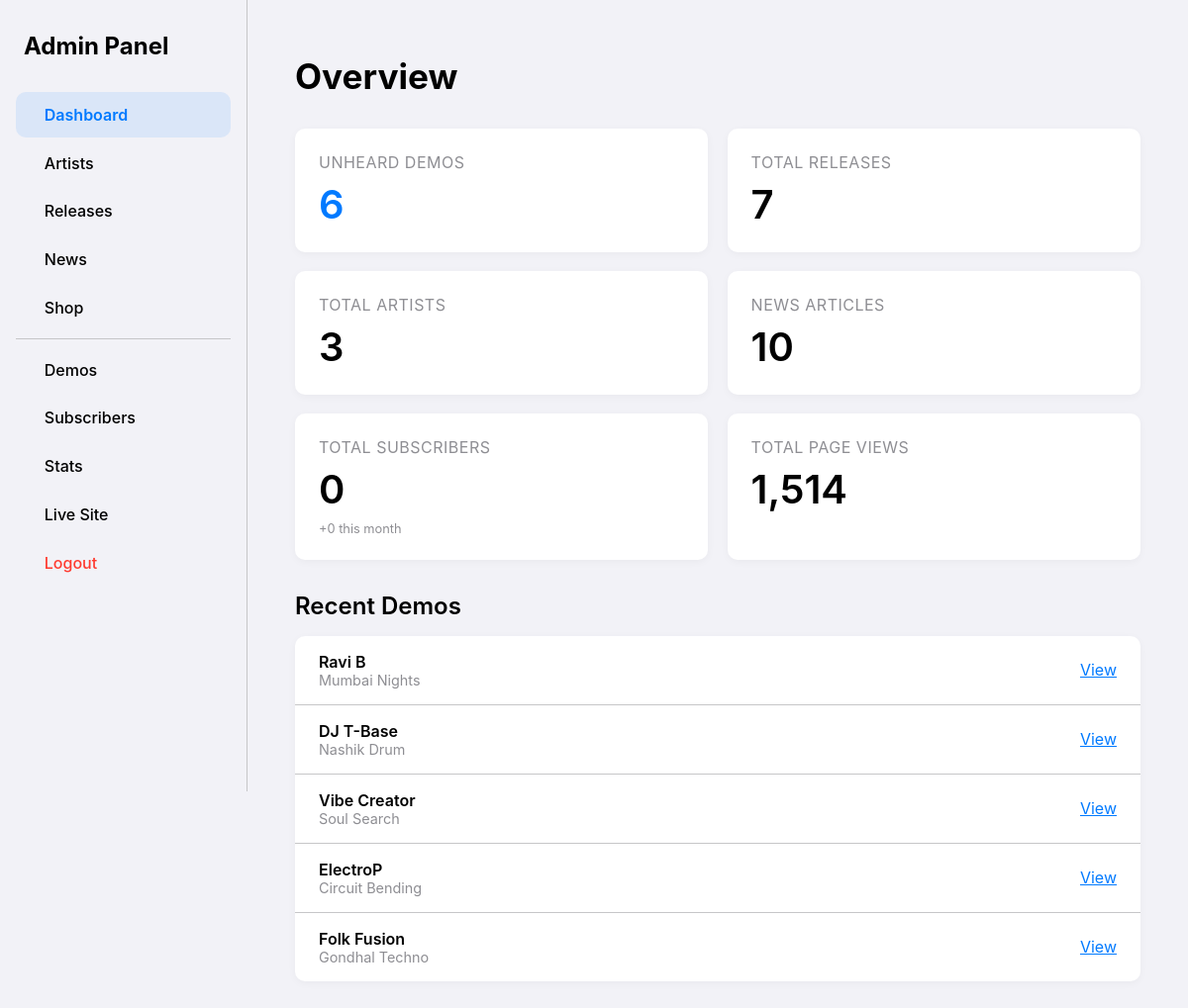
/admin/index.php (signed in), run on the app's committed database.
### tables this page shows
CREATE TABLE demos (
            id INTEGER PRIMARY KEY AUTOINCREMENT,
            artist_name TEXT NOT NULL,
            email TEXT NOT NULL,
            demo_url TEXT NOT NULL,
            track_name TEXT,
            instagram TEXT,
            phone TEXT,
            message TEXT,
            submitted_at DATETIME DEFAULT CURRENT_TIMESTAMP
        , rating INTEGER DEFAULT 0, status TEXT DEFAULT 'not_heard');

### admin/index.php (the view, shortened to what this page needs)
<?php
require_once '../backend/db.php';
$error = '';
$isLoggedIn = isset($_SESSION['user_id']);
?>
<!DOCTYPE html>
<html lang="en">
<head>
    <link rel="stylesheet" href="/admin/admin.css">
</head>
<body>
    <?php if (!$isLoggedIn): ?>
        <div style="display: flex; justify-content: center; align-items: center; height: 100vh;">
            <div class="card" style="width: 100%; max-width: 400px;">
                <h1 style="text-align: center; margin-bottom: 2rem;">Admin Login</h1>
                <?php if ($error): ?>
                    <div style="color: var(--ios-red); text-align: center; margin-bottom: 1rem;"><?php echo $error; ?></div>
                <?php endif; ?>
                <form method="POST">
                    <input type="text" name="username" placeholder="Username" required>
                    <input type="password" name="password" placeholder="Password" required>
                    <button type="submit" name="login" class="ios-btn" style="width: 100%;">Login</button>
                </form>
            </div>
        </div>
    <?php else: ?>
        <div class="admin-container">
            <nav class="sidebar">
                <div class="brand">
                    Admin Panel
                </div>
                <a href="?view=dashboard"
                    class="nav-item <?php echo (!isset($_GET['view']) || $_GET['view'] == 'dashboard') ? 'active' : ''; ?>">
                    <ion-icon name="grid-outline"></ion-icon> Dashboard
                </a>
                <a href="?view=artists" class="nav-item <?php echo ($_GET['view'] ?? '') == 'artists' ? 'active' : ''; ?>">
                    <ion-icon name="people-outline"></ion-icon> Artists
                </a>
                <a href="?view=releases"
                    class="nav-item <?php echo ($_GET['view'] ?? '') == 'releases' ? 'active' : ''; ?>">
                    <ion-icon name="musical-notes-outline"></ion-icon> Releases
                </a>
                <a href="?view=news" class="nav-item <?php echo ($_GET['view'] ?? '') == 'news' ? 'active' : ''; ?>">
                    <ion-icon name="newspaper-outline"></ion-icon> News
                </a>
                <a href="?view=merch" class="nav-item <?php echo ($_GET['view'] ?? '') == 'merch' ? 'active' : ''; ?>">
                    <ion-icon name="shirt-outline"></ion-icon> Shop
                </a>
                <div style="height: 1px; background: var(--ios-separator); margin: 0.5rem 0;"></div>
                <a href="?view=demos" class="nav-item <?php echo ($_GET['view'] ?? '') == 'demos' ? 'active' : ''; ?>">
                    <ion-icon name="headset-outline"></ion-icon> Demos
                </a>
                <a href="?view=subscribers"
                    class="nav-item <?php echo ($_GET['view'] ?? '') == 'subscribers' ? 'active' : ''; ?>">
                    <ion-icon name="mail-outline"></ion-icon> Subscribers
                </a>
                <a href="?view=stats" class="nav-item <?php echo ($_GET['view'] ?? '') == 'stats' ? 'active' : ''; ?>">
                    <ion-icon name="stats-chart-outline"></ion-icon> Stats
                </a>
                <a href="../index.php" target="_blank" class="nav-item">
                    <ion-icon name="home-outline"></ion-icon> Live Site
                </a>
                <a href="?logout=1" class="nav-item" style="color: var(--ios-red);">
                    <ion-icon name="log-out-outline"></ion-icon> Logout
                </a>
            </nav>
            <main class="main-content">
                <?php
                $view = $_GET['view'] ?? 'dashboard';
                if ($view === 'dashboard') {
                    $views = $pdo->query("SELECT COUNT(*) FROM page_views")->fetchColumn();
                    $unheard_demos = $pdo->query("SELECT COUNT(*) FROM demos WHERE status = 'not_heard'")->fetchColumn();
                    $total_releases = $pdo->query("SELECT COUNT(*) FROM releases")->fetchColumn();
                    $total_news = $pdo->query("SELECT COUNT(*) FROM news")->fetchColumn();
                    $total_artists = $pdo->query("SELECT COUNT(*) FROM artists")->fetchColumn();
                    $total_subscribers = $pdo->query("SELECT COUNT(*) FROM subscribers")->fetchColumn();
                    $this_month_subs = $pdo->query("SELECT COUNT(*) FROM subscribers WHERE strftime('%Y-%m', subscribed_at) = strftime('%Y-%m', 'now')")->fetchColumn();
                    $recent_demos = $pdo->query("SELECT * FROM demos ORDER BY submitted_at DESC LIMIT 5")->fetchAll();
                    ?>
                    <h1 style="margin-bottom: 2rem;">Overview</h1>
                    <div class="card-grid">
                        <div class="card">
                            <div class="card-title">Unheard Demos</div>
                            <div class="card-value" style="color: var(--ios-blue);"><?php echo number_format($unheard_demos); ?>
                            </div>
                        </div>
                        <div class="card">
                            <div class="card-title">Total Releases</div>
                            <div class="card-value"><?php echo number_format($total_releases); ?></div>
                        </div>
                        <div class="card">
                            <div class="card-title">Total Artists</div>
                            <div class="card-value"><?php echo number_format($total_artists); ?></div>
                        </div>
                        <div class="card">
                            <div class="card-title">News Articles</div>
                            <div class="card-value"><?php echo number_format($total_news); ?></div>
                        </div>
                        <div class="card">
                            <div class="card-title">Total Subscribers</div>
                            <div class="card-value"><?php echo number_format($total_subscribers); ?></div>
                            <div style="font-size: 0.8rem; color: var(--ios-secondary); margin-top: 0.5rem;">
                                +<?php echo number_format($this_month_subs); ?> this month
                            </div>
                        </div>
                        <div class="card">
                            <div class="card-title">Total Page Views</div>
                            <div class="card-value"><?php echo number_format($views); ?></div>
                        </div>
                    </div>
                    <h2>Recent Demos</h2>
                    <div class="ios-list">
                        <?php foreach ($recent_demos as $demo): ?>
                            <div class="ios-list-item">
                                <div>
                                    <div style="font-weight: 600;"><?php echo htmlspecialchars($demo['artist_name']); ?></div>
                                    <div style="font-size: 0.9rem; color: var(--ios-secondary);">
                                        <?php echo htmlspecialchars($demo['track_name']); ?>
                                    </div>
                                </div>
                                <div>
                                    <a href="?view=demos&search=<?php echo urlencode($demo['artist_name']); ?>"
                                        class="ios-btn-text">View</a>
                                </div>
                            </div>
                        <?php endforeach; ?>
                    </div>
                    <?php
                } elseif ($view === 'artists') {
                    include 'artists_view.php';
                } elseif ($view === 'releases') {
                    include 'releases_view.php';
                } elseif ($view === 'news') {
                    include 'news_view.php';
                } elseif ($view === 'merch') {
                    include 'merch_view.php';
                } elseif ($view === 'demos') {
                    include 'demos_view.php';
                } elseif ($view === 'subscribers') {
                    include 'subscribers_view.php';
                } elseif ($view === 'stats') {
                    include 'stats_view.php';
                }
                ?>
            </main>
        </div>
    <?php endif; ?>
</body>
</html>

### admin/admin.css (style rules this page uses)
:root { --ios-bg: #F2F2F7; --ios-card: #FFFFFF; --ios-text: #000000; --ios-secondary: #8E8E93; --ios-blue: #007AFF; --ios-red: #FF3B30; --ios-green: #34C759; --ios-separator: #C6C6C8; --ios-radius: 10px; }
* { box-sizing: border-box; }
body { background-color: var(--ios-bg); color: var(--ios-text); font-family: -apple-system, BlinkMacSystemFont, "SF Pro Text", "Helvetica Neue", Arial, sans-serif; margin: 0; padding: 0; -webkit-font-smoothing: antialiased; }
.admin-container { display: flex; min-height: 100vh; }
.sidebar { width: 250px; background: rgba(242, 242, 247, 0.95); backdrop-filter: blur(20px); -webkit-backdrop-filter: blur(20px); border-right: 1px solid var(--ios-separator); padding: 2rem 1rem; position: fixed; height: 100vh; z-index: 100; transition: transform 0.3s ease-in-out; }
.brand { font-size: 1.5rem; font-weight: 700; margin-bottom: 2rem; padding-left: 0.5rem; }
.nav-item { display: flex; align-items: center; gap: 0.8rem; padding: 0.8rem 1rem; border-radius: var(--ios-radius); color: var(--ios-text); text-decoration: none; font-size: 1rem; font-weight: 500; margin-bottom: 0.2rem; transition: background 0.2s; }
.nav-item:hover, .nav-item.active { background: rgba(0, 122, 255, 0.1); color: var(--ios-blue); }
.nav-item.active { font-weight: 600; }
.main-content { flex: 1; margin-left: 250px; padding: 2rem 3rem; transition: margin-left 0.3s ease-in-out; }
h1 { font-size: 2.2rem; font-weight: 700; margin-bottom: 2rem; }
h2 { font-size: 1.5rem; font-weight: 600; margin-top: 2rem; margin-bottom: 1rem; }
.card-grid { display: grid; grid-template-columns: repeat(auto-fit, minmax(280px, 1fr)); gap: 1.2rem; margin-bottom: 2rem; }
.card { background: var(--ios-card); border-radius: var(--ios-radius); padding: 1.5rem; box-shadow: 0 2px 8px rgba(0, 0, 0, 0.04); }
.card-title { font-size: 1rem; color: var(--ios-secondary); text-transform: uppercase; letter-spacing: 0.5px; margin-bottom: 0.5rem; }
.card-value { font-size: 2.5rem; font-weight: 600; color: var(--ios-text); }
.ios-list { background: var(--ios-card); border-radius: var(--ios-radius); overflow: hidden; box-shadow: 0 2px 8px rgba(0, 0, 0, 0.04); }
.ios-list-item { padding: 1rem 1.5rem; border-bottom: 1px solid var(--ios-separator); display: flex; justify-content: space-between; align-items: center; }
.ios-list-item:last-child { border-bottom: none; }
.ios-btn-text { background: transparent; color: var(--ios-blue); padding: 0; border: none; cursor: pointer; font-size: 1rem; }

### data on the page
demos: artist_name "Ravi B", track_name "Mumbai Nights"
demos: artist_name "DJ T-Base", track_name "Nashik Drum"
demos: artist_name "Vibe Creator", track_name "Soul Search"
demos: artist_name "ElectroP", track_name "Circuit Bending"
demos: artist_name "Folk Fusion", track_name "Gondhal Techno"

### other printed values
$unheard_demos "6"
$total_releases "7"
$total_artists "3"
$total_news "10"
$total_subscribers "0"
$this_month_subs "0"
$views "1,514"
